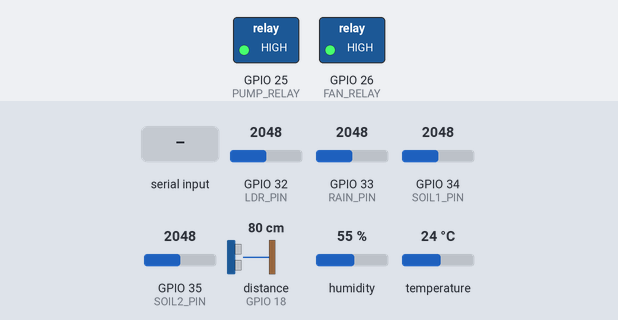
The sketch below on a simulated ESP32. Parts: switched loads named in the sketch (green lamp = pin HIGH). Wiring (inferred from the names in the program): ultrasonic range finder: trigger GPIO 5; echo GPIO 18. The test bench sets the inputs (shaded band); at power-on: temperature 24 °C, distance to the obstacle (sensor on GPIO 18) 80 cm, GPIO 33 (RAIN_PIN) = 2048, GPIO 32 (LDR_PIN) = 2048, GPIO 34 (SOIL1_PIN) = 2048, GPIO 35 (SOIL2_PIN) = 2048, humidity 55 % (analog values on the 0–4095 scale). The echo pulse lasts 58.3 µs per cm; WiFi joins after 1.5 s; servers stay silent unless stated; uploads are accepted with an empty reply; pins used as bus, display or sensor lines are not drawn; what the sketch prints to the serial monitor is not drawn.

Above: at 3.4 s.
3.5 s: temperature set to 33 °C
7.7 s: temperature set to 36 °C
At 9.5 s:
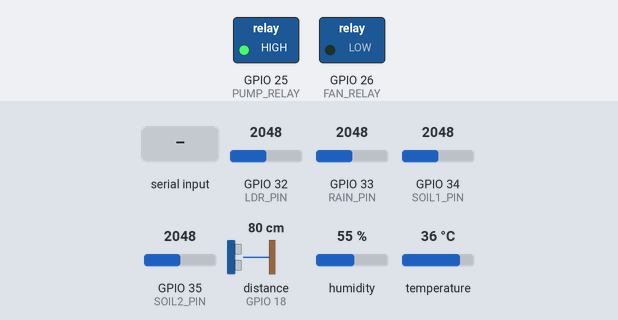
9.8 s: "PUMP_ON\n" received over Serial
At 11.0 s:
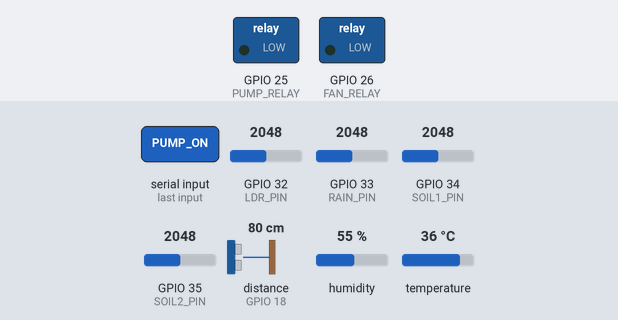
13.8 s: distance to the obstacle (sensor on GPIO 18) set to 2 cm
16.0 s: GPIO 33 (RAIN_PIN) set to 2209
17.6 s: GPIO 33 (RAIN_PIN) set to 2339
At 19.6 s:
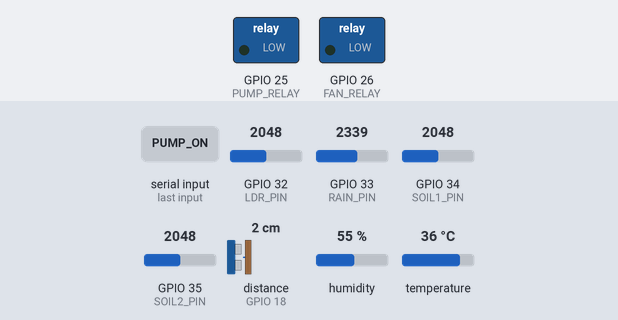
Timing chart, 0 to 20.9 s (numbered marks = the images above; inputs shaded):
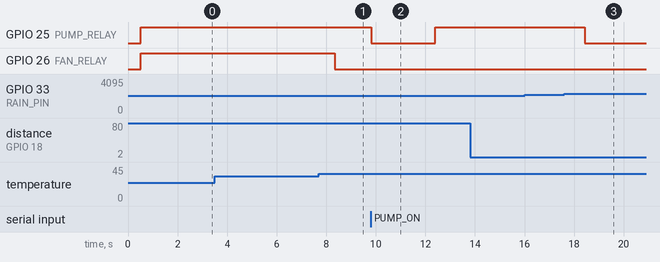

Measured:
- the behaviour switches between 34 and 35 °C on temperature (found by bisection; images 0 and 1)
- after the input at 3.5 s, every drawn part: stays the same
- after the input at 7.7 s, GPIO 26 (FAN_RELAY): HIGH → LOW after 0.64 s
- after the input at 9.8 s, GPIO 25 (PUMP_RELAY): HIGH → LOW at once, → HIGH 2.6 s later
- after the input at 13.8 s, every drawn part: stays the same
- after the input at 16.0 s, every drawn part: stays the same
- after the input at 17.6 s, GPIO 25 (PUMP_RELAY): HIGH → LOW after 0.83 s

The sketch:

agrisense_devkit_v1_sensors_sheets.ino
```cpp
/* =========================================================================
   AgriSense DevKit V1 — Dedicated Master Sensor Node & Google Sheets Ingestion
   =========================================================================
   Target Board: ESP32 DevKit V1 (ESP-WROOM-32 / 30-pin or 38-pin NodeMCU)

   Role in AgriSense Architecture:
     • Dedicated 100% to Sensor Acquisition & Actuator Control
     • Transmits live telemetry to Google Sheets every 6 seconds
     • Transmits live telemetry to FastAPI Cloud Backend every 10 seconds
     • Reads remote manual override pump/fan commands from Google Sheets Edge_Controls tab
     • Simultaneous USB Serial JSON (115200 baud) for 1-click Web Serial in browser
     • Edge autonomous fail-safe: Automatically halts pump if soil saturation > 85%,
       if rain is active (> 45%), if water tank is low, or continuous run > 15 mins.

   Hardware Pinout (ESP32 DevKit V1):
     • DHT11 (Air Temperature & Humidity):   GPIO 4
     • Soil Moisture Sensor 1:                GPIO 34 (ADC1_CH6 - Input Only)
     • Soil Moisture Sensor 2:                GPIO 35 (ADC1_CH7 - Input Only)
     • LDR Light / Solar Radiation Sensor:    GPIO 32 (ADC1_CH4)
     • Raindrop / Precipitation Sensor:       GPIO 33 (ADC1_CH5)
     • HC-SR04 Ultrasonic (Water Tank Level): TRIG -> GPIO 5, ECHO -> GPIO 18
     • Water Pump Relay (Active LOW):         GPIO 25
     • Cooling Fan Relay (Active LOW):        GPIO 26
   ========================================================================= */

#include <WiFi.h>
#include <WiFiMulti.h>
#include <HTTPClient.h>
#include <WiFiClientSecure.h>
#include <DHT.h>

WiFiMulti wifiMulti;

// -------------------- 1. WI-FI & CLOUD CONFIGURATION --------------------
const char* WIFI_SSID   = "inaya_hotspot";
const char* WIFI_PASS_1 = "inaya0707";
const char* WIFI_PASS_2 = "inaya0707";

// Google Apps Script Web App Endpoint for Google Sheets
const char* WEB_APP_URL =
  "https://script.google.com/macros/s/"
  "AKfycbyZAxjIK1vonWr0GLVNmAjfGh18zScATZFUSVaEVl7jfeKrSzMFmDVAX4TqjOhuwNikNA"
  "/exec";

// FastAPI Cloud Backend (Render Primary & Hotspot Gateway Fallback)
const char* FASTAPI_URLS[] = {
  "https://agrisense-backend-kb22.onrender.com/api/sensors/ingest",
  "http://192.168.43.1:8000/api/sensors/ingest"
};
const int NUM_FASTAPI_ENDPOINTS = 2;

// -------------------- 2. PIN DEFINITIONS --------------------
#define DHT_PIN       4
#define DHT_TYPE      DHT11

#define SOIL1_PIN     34
#define SOIL2_PIN     35
#define LDR_PIN       32
#define RAIN_PIN      33

#define TRIG_PIN      5
#define ECHO_PIN      18

#define PUMP_RELAY    25
#define FAN_RELAY     26

// Active-LOW Relays (LOW = Relay Energized / ON, HIGH = De-energized / OFF)
#define RELAY_ON      LOW
#define RELAY_OFF     HIGH

// -------------------- 3. AGRONOMIC THRESHOLDS --------------------
#define SOIL_DRY_PCT        70.0f // Auto pump ON when soil average < 32%
#define SOIL_SATURATED_PCT  85.0f // Emergency pump OFF if soil > 85%
#define RAIN_SUPPRESS_PCT   45.0f // Inhibit irrigation if rain > 45%
#define FAN_ON_TEMP         34.0f // Auto fan ON when air temp > 34°C
#define TANK_EMPTY_CM       25.0f // Water tank low if surface distance > 25cm
#define MAX_PUMP_RUN_MS     900000UL // 15-minute continuous run safety cutoff

// -------------------- 4. GLOBAL INSTANCES & VARIABLES --------------------
DHT dht(DHT_PIN, DHT_TYPE);

float curAirTemp = 28.5f;
float curAirHum  = 65.0f;
int   curSoil1   = 45;
int   curSoil2   = 48;
int   curSoilAvg = 46;
int   curLight   = 55;
int   curRain    = 0;
float curTankCm  = 12.0f;
float curTankPct = 80.0f;

bool pumpState            = false;
bool fanState             = false;
bool autoMode             = true;
bool manualOverrideActive = false;

unsigned long pumpStartTime   = 0;
unsigned long lastSensorRead  = 0;
unsigned long lastSheetSync   = 0;
unsigned long lastFastApiSync = 0;

void printVisualDashboard();

// -------------------- 5. ACTUATOR CONTROL --------------------
void setPump(bool state) {
  pumpState = state;
  digitalWrite(PUMP_RELAY, state ? RELAY_ON : RELAY_OFF);
  if (state) pumpStartTime = millis();
}

void setFan(bool state) {
  fanState = state;
  digitalWrite(FAN_RELAY, state ? RELAY_ON : RELAY_OFF);
}

// -------------------- 6. SENSOR ACQUISITION & LOGIC --------------------
float toPercent(int raw) {
  return constrain((4095.0f - (float)raw) / 4095.0f * 100.0f, 0.0f, 100.0f);
}

float readUltrasonicTankCm() {
  digitalWrite(TRIG_PIN, LOW);
  delayMicroseconds(2);
  digitalWrite(TRIG_PIN, HIGH);
  delayMicroseconds(10);
  digitalWrite(TRIG_PIN, LOW);
  long duration = pulseIn(ECHO_PIN, HIGH, 30000);
  if (duration <= 0) return -1.0f;
  return (float)duration * 0.0343f / 2.0f;
}

void readAllSensors() {
  float t = dht.readTemperature();
  float h = dht.readHumidity();
  if (!isnan(t) && t > -20.0f && t < 70.0f) curAirTemp = t;
  if (!isnan(h) && h >= 0.0f && h <= 100.0f) curAirHum = h;

  curSoil1   = (int)round(toPercent(analogRead(SOIL1_PIN)));
  curSoil2   = (int)round(toPercent(analogRead(SOIL2_PIN)));
  curSoilAvg = (curSoil1 + curSoil2) / 2;

  curLight = (int)round(((float)analogRead(LDR_PIN) / 4095.0f) * 100.0f);
  curRain  = (int)round(toPercent(analogRead(RAIN_PIN)));

  float cm = readUltrasonicTankCm();
  if (cm > 0.0f) {
    curTankCm = cm;
    curTankPct = constrain((25.0f - cm) / 20.0f * 100.0f, 0.0f, 100.0f);
  }

  bool tankLow = (curTankCm > 0.0f && curTankCm > TANK_EMPTY_CM);

  // Autonomous Edge Decision Logic (only when NOT manually overridden)
  if (autoMode && !manualOverrideActive) {
    bool shouldIrrigate = (curSoilAvg < SOIL_DRY_PCT) && (curRain < RAIN_SUPPRESS_PCT) && !tankLow;
    if (shouldIrrigate && !pumpState) {
      setPump(true);
      Serial.println(F("[AUTO] Soil dry (<32%) & No rain -> Pump ON"));
    } else if (!shouldIrrigate && pumpState) {
      setPump(false);
      Serial.println(F("[AUTO] Soil replenished or rain active -> Pump OFF"));
    }

    bool shouldCool = (curAirTemp > FAN_ON_TEMP);
    if (shouldCool != fanState) {
      setFan(shouldCool);
      Serial.printf("[AUTO] Air Temp: %.1f°C -> Fan %s\n", curAirTemp, shouldCool ? "ON" : "OFF");
    }
  }

  // 15-Minute Continuous Pump Run Cutoff Safety
  if (pumpState && (millis() - pumpStartTime > MAX_PUMP_RUN_MS)) {
    setPump(false);
    manualOverrideActive = false;
    Serial.println(F("[SAFETY] 15-minute max pump timeout reached. Pump halted."));
  }

  // 1. Instant 1-Line Real-Time Sensor Telemetry (Updated every 1 second)
  Serial.printf(">>> [LIVE SENSORS] Temp: %.1f°C | Hum: %.1f%% | Soil1: %d%% | Soil2: %d%% (Avg: %d%%) | Light: %d%% | Rain: %d%% | Tank: %.1f cm (%.0f%%) | Pump: %s | Mode: %s\n",
    curAirTemp, curAirHum, curSoil1, curSoil2, curSoilAvg, curLight, curRain, curTankCm, curTankPct,
    pumpState ? "ON" : "OFF",
    manualOverrideActive ? "MANUAL_SHEETS" : (autoMode ? "AUTO" : "MANUAL_SERIAL")
  );

  // 2. Beautiful Visual HUD Terminal Dashboard
  printVisualDashboard();

  // 3. Single-line JSON Output for Web Serial Browser integration
  Serial.printf(
    "{\"airTemp\":%.1f,\"airHumidity\":%.1f,\"soilAvg\":%d,\"soil1\":%d,\"soil2\":%d,\"light\":%d,\"rain\":%d,\"tankPct\":%.1f,\"pump\":%s,\"fan\":%s,\"mode\":\"%s\"}\n",
    curAirTemp, curAirHum, curSoilAvg, curSoil1, curSoil2, curLight, curRain, curTankPct,
    pumpState ? "true" : "false", fanState ? "true" : "false",
    manualOverrideActive ? "manual_override" : (autoMode ? "auto" : "manual")
  );
}

// -------------------- 7. GOOGLE SHEETS CLOUD SYNC & EDGE CONTROLS --------------------
void syncWithGoogleSheets() {
  if (WiFi.status() != WL_CONNECTED) return;

  WiFiClientSecure secClient;
  secClient.setInsecure(); // Essential for Google Apps Script HTTPS & redirects

  HTTPClient http;
  String url = String(WEB_APP_URL) + "?sts=write";
  url += "&zone=Zone%20A";
  url += "&air_temp=" + String(curAirTemp, 1);
  url += "&air_humidity=" + String(curAirHum, 1);
  url += "&soil_moisture_1=" + String(curSoil1);
  url += "&soil_moisture_2=" + String(curSoil2);
  url += "&soil_average=" + String(curSoilAvg);
  url += "&light_pct=" + String(curLight);
  url += "&rain_pct=" + String(curRain);
  url += "&pump=" + String(pumpState ? "true" : "false");
  url += "&pump_state=" + String(pumpState ? "true" : "false");
  url += "&fan=" + String(fanState ? "true" : "false");
  url += "&fan_state=" + String(fanState ? "true" : "false");
  url += "&tankPct=" + String(curTankPct, 1);
  url += "&waterTank=" + String(curTankPct, 1);

  http.begin(secClient, url);
  http.setFollowRedirects(HTTPC_STRICT_FOLLOW_REDIRECTS);
  http.setTimeout(4500);

  int httpCode = http.GET();
  if (httpCode > 0) {
    String response = http.getString();
    Serial.printf("📊 [GOOGLE SHEETS] Sync OK (HTTP %d) -> Logged row to Live_Telemetry!\n", httpCode);

    // Read remote Edge_Controls commands from Google Sheet
    bool hasOverride = (response.indexOf("\"manual_override\":true") >= 0) ||
                       (response.indexOf("\"manual_override\": true") >= 0);

    bool cmdPumpOn   = (response.indexOf("\"pump_command\":true") >= 0) ||
                       (response.indexOf("\"pump_command\": true") >= 0) ||
                       (response.indexOf("\"pump\":true") >= 0) ||
                       (response.indexOf("\"pump\": true") >= 0);

    bool cmdPumpOff  = (response.indexOf("\"pump_command\":false") >= 0) ||
                       (response.indexOf("\"pump_command\": false") >= 0) ||
                       (response.indexOf("\"pump\":false") >= 0) ||
                       (response.indexOf("\"pump\": false") >= 0);

    bool cmdEmergency = (response.indexOf("\"emergency_stop\":true") >= 0) ||
                        (response.indexOf("\"emergency_stop\": true") >= 0);

    if (cmdEmergency) {
      setPump(false);
      setFan(false);
      manualOverrideActive = true;
      Serial.println(F("🚨 [SHEET EMERGENCY STOP] All actuators halted from Google Sheet!"));
    } else if (hasOverride) {
      manualOverrideActive = true;
      if (cmdPumpOn && !pumpState) {
        setPump(true);
        Serial.println(F("⚡ [SHEET COMMAND] Manual Override: Pump set to ON from Edge_Controls tab"));
      } else if (cmdPumpOff && pumpState) {
        setPump(false);
        Serial.println(F("🛑 [SHEET COMMAND] Manual Override: Pump set to OFF from Edge_Controls tab"));
      }
    } else {
      // Return to autonomous agronomic control when set to AUTO in Edge_Controls
      if (manualOverrideActive) {
        Serial.println(F("🌿 [SHEET COMMAND] Edge Controls set to AUTO -> Autonomous loop resumed"));
      }
      manualOverrideActive = false;
    }
  } else {
    Serial.printf("⚠️ [SHEETS] Sync Notice: %s\n", http.errorToString(httpCode).c_str());
  }
  http.end();
}

// -------------------- 8. FASTAPI BACKEND SYNC --------------------
void syncWithFastApi() {
  if (WiFi.status() != WL_CONNECTED) return;

  String payload = String("{") +
    "\"soil_moisture_1\":" + String(curSoil1) + "," +
    "\"soil_moisture_2\":" + String(curSoil2) + "," +
    "\"soil_average\":" + String(curSoilAvg) + "," +
    "\"air_temp\":" + String(curAirTemp, 1) + "," +
    "\"air_humidity\":" + String(curAirHum, 1) + "," +
    "\"light_pct\":" + String(curLight) + "," +
    "\"rain_pct\":" + String(curRain) + "," +
    "\"tank_cm\":" + String(curTankCm, 1) + "," +
    "\"tank_level_pct\":" + String(curTankPct, 1) + "," +
    "\"waterTank\":" + String(curTankPct, 1) + "," +
    "\"pump_state\":" + (pumpState ? "true" : "false") + "," +
    "\"pump\":" + (pumpState ? "true" : "false") + "," +
    "\"fan_state\":" + (fanState ? "true" : "false") + "," +
    "\"source\":\"esp32_devkit_v1\"," +
    "\"chip\":\"ESP32-DevKitV1-Hardware\"" +
    "}";

  for (int i = 0; i < NUM_FASTAPI_ENDPOINTS; i++) {
    HTTPClient http;
    bool isHttps = (strncmp(FASTAPI_URLS[i], "https://", 8) == 0);

    if (isHttps) {
      WiFiClientSecure secClient;
      secClient.setInsecure();
      http.begin(secClient, FASTAPI_URLS[i]);
    } else {
      http.begin(FASTAPI_URLS[i]);
    }

    http.addHeader("Content-Type", "application/json");
    http.setTimeout(1500);

    int code = http.POST(payload);
    if (code > 0) {
      String resp = http.getString();
      // Only execute emergency stop or cloud halt if explicitly triggered
      if (resp.indexOf("\"emergency_stop\":true") != -1 || resp.indexOf("\"status\":\"halted\"") != -1) {
        if (pumpState) {
          setPump(false);
          manualOverrideActive = true;
          Serial.println(F("🛑 [EMERGENCY STOP] Pump halted by Cloud Command"));
        }
      }
      http.end();
      break; // Successfully delivered live readings to website backend
    }
    http.end();
  }
}

// -------------------- 9. SETUP & MAIN LOOP --------------------
void setup() {
  Serial.begin(115200);
  delay(400);

  Serial.println(F("\n\n"));
  Serial.println(F("  █████╗  ██████╗ ██████╗ ██╗███████╗███████╗███╗   ██╗███████╗███████╗"));
  Serial.println(F(" ██╔══██╗██╔════╝ ██╔══██╗██║██╔════╝██╔════╝████╗  ██║██╔════╝██╔════╝"));
  Serial.println(F(" ███████║██║  ███╗██████╔╝██║███████╗█████╗  ██╔██╗ ██║███████╗█████╗  "));
  Serial.println(F(" ██╔══██║██║   ██║██╔══██╗██║╚════██║██╔══╝  ██║╚██╗██║╚════██║██╔══╝  "));
  Serial.println(F(" ██║  ██║╚██████╔╝██║  ██║██║███████║███████╗██║ ╚████║███████║███████╗"));
  Serial.println(F(" ╚═╝  ╚═╝ ╚═════╝ ╚═╝  ╚═╝╚═╝╚══════╝╚══════╝╚═╝  ╚═══╝╚══════╝╚══════╝"));
  Serial.println(F("               🌱 PRECISION AGRICULTURE EDGE IoT SYSTEM                "));
  Serial.println(F("        BAL BHARATI PUBLIC SCHOOL — RESEARCH & INNOVATION CELL         "));
  Serial.println(F("========================================================================\n"));

  // 1. Hardware Pin Configurations
  pinMode(PUMP_RELAY, OUTPUT);
  digitalWrite(PUMP_RELAY, RELAY_OFF);
  pinMode(FAN_RELAY, OUTPUT);
  digitalWrite(FAN_RELAY, RELAY_OFF);

  pinMode(SOIL1_PIN, INPUT);
  pinMode(SOIL2_PIN, INPUT);
  pinMode(LDR_PIN, INPUT);
  pinMode(RAIN_PIN, INPUT);

  pinMode(TRIG_PIN, OUTPUT);
  digitalWrite(TRIG_PIN, LOW);
  pinMode(ECHO_PIN, INPUT);

  // 2. ADC Calibration (12-bit, 0-3.3V attenuation)
  analogReadResolution(12);
  analogSetAttenuation(ADC_11db);

  dht.begin();

  // 3. Wi-Fi Multi Connection (Auto-switches to "mear man" or "mera man")
  Serial.printf("[WIFI] Connecting to '%s'...\n", WIFI_SSID);
  WiFi.mode(WIFI_STA);
  WiFi.setAutoReconnect(true);
  WiFi.persistent(true);
  wifiMulti.addAP(WIFI_SSID, WIFI_PASS_1);
  wifiMulti.addAP(WIFI_SSID, WIFI_PASS_2);

  int attempts = 0;
  while (wifiMulti.run() != WL_CONNECTED && attempts < 20) {
    delay(300);
    Serial.print(".");
    attempts++;
  }

  if (WiFi.status() == WL_CONNECTED) {
    Serial.printf("\n✓ [WIFI] Connected! Node IP: %s\n", WiFi.localIP().toString().c_str());
    Serial.println(F("✓ [GOOGLE SHEETS] Ready to log sensor rows live every 6s"));
    Serial.println(F("✓ [EDGE CONTROLS] Ready to read manual pump overrides from Google Sheet"));
  } else {
    Serial.println(F("\n⚠️ [WIFI] Hotspot not connected. Operating in autonomous 1s USB Serial mode."));
  }

  readAllSensors();
}

void loop() {
  unsigned long now = millis();

  // 1. Instant Sensor Acquisition & Serial Output (Every 1000ms = 1 second fast pace!)
  if (now - lastSensorRead >= 1000) {
    lastSensorRead = now;
    readAllSensors();
  }

  // 2. Google Sheets Cloud Logging & Edge Controls Sync (Every 6 seconds)
  if (WiFi.status() == WL_CONNECTED && (now - lastSheetSync >= 6000)) {
    lastSheetSync = now;
    syncWithGoogleSheets();
  }

  // 3. FastAPI Cloud Synchronization (Every 10 seconds - forwards real readings to Website)
  if (WiFi.status() == WL_CONNECTED && (now - lastFastApiSync >= 10000)) {
    lastFastApiSync = now;
    syncWithFastApi();
  }

  // 4. Two-Way Serial Command Listener
  if (Serial.available()) {
    String cmd = Serial.readStringUntil('\n');
    cmd.trim();
    if (cmd == "PUMP_ON")   { manualOverrideActive = true; setPump(true);  Serial.println(F("⚡ [USB] Pump forced ON")); }
    if (cmd == "PUMP_OFF")  { manualOverrideActive = true; setPump(false); Serial.println(F("🛑 [USB] Pump forced OFF")); }
    if (cmd == "FAN_ON")    { manualOverrideActive = true; setFan(true);   Serial.println(F("⚡ [USB] Fan forced ON")); }
    if (cmd == "FAN_OFF")   { manualOverrideActive = true; setFan(false);  Serial.println(F("🛑 [USB] Fan forced OFF")); }
    if (cmd == "AUTO_ON")   { manualOverrideActive = false; autoMode = true; Serial.println(F("🌿 [USB] Auto mode ON")); }
    if (cmd == "AUTO_OFF")  { autoMode = false; Serial.println(F("⚙️ [USB] Auto mode OFF")); }
  }

  delay(20);
}

// -------------------- 6B. BEAUTIFUL VISUAL HUD DASHBOARD --------------------
static void printProgressBar(float pct, int width = 8) {
  int filled = constrain((int)round((pct / 100.0f) * width), 0, width);
  Serial.print(F("["));
  for (int i = 0; i < filled; i++) Serial.print(F("="));
  if (filled < width) Serial.print(F(">"));
  for (int i = filled + 1; i < width; i++) Serial.print(F(" "));
  Serial.printf("] %4.0f%%", pct);
}

void printVisualDashboard() {
  unsigned long s = millis() / 1000;
  int hrs = s / 3600;
  int mins = (s % 3600) / 60;
  int secs = s % 60;

  Serial.println(F("\n+======================================================================================+"));
  Serial.println(F("|        🌱  AGRISENSE DEVKIT V1  |  MASTER SENSOR & TELEMETRY HUD                     |"));
  Serial.println(F("+======================================================================================+"));
  Serial.printf("| 📶 Wi-Fi: %-14s | ⏱️ Uptime: %02d:%02d:%02d | ⚙️ Mode: %-9s | 📡 Baud: 115200  |\n",
    WiFi.status() == WL_CONNECTED ? "[ONLINE]" : "[OFFLINE]",
    hrs, mins, secs,
    manualOverrideActive ? "MANUAL_OVR" : (autoMode ? "AUTO" : "MANUAL")
  );
  if (WiFi.status() == WL_CONNECTED) {
    Serial.printf("| 🌐 Node IP: %-15s | 📊 Sheets: [READY]      | ☁️ FastAPI: [READY]           |\n",
      WiFi.localIP().toString().c_str()
    );
  }
  Serial.println(F("+--------------------------------------------------------------------------------------+"));
  Serial.println(F("| [1] 🌡️  MICROCLIMATE & ATMOSPHERE                                                    |"));
  Serial.printf("|   • Air Temp   : %5.1f °C       • Humidity  : %5.1f %%         • Light Level: %5d %%   |\n",
    curAirTemp, curAirHum, curLight);
  Serial.printf("|   • Rain Gauge : %5d %% (%-4s)   • Tank Depth: %5.1f cm        • Run Timer  : %5lu s   |\n",
    curRain, curRain > 10 ? "WET" : "DRY", curTankCm, pumpState ? (millis() - pumpStartTime)/1000 : 0);
  Serial.println(F("+--------------------------------------------------------------------------------------+"));
  Serial.println(F("| [2] 🌱  SOIL MOISTURE ROOT MATRIX                                                    |"));
  Serial.print(F("|   • Soil 1 (Pin 34): ")); printProgressBar(curSoil1, 8);
  Serial.print(F("  • Soil 2 (Pin 35): ")); printProgressBar(curSoil2, 8);
  Serial.println(F(" |"));
  Serial.print(F("|   • Soil Average   : ")); printProgressBar(curSoilAvg, 8);
  Serial.printf("  • Soil Status    : %-23s |\n",
    curSoilAvg < SOIL_DRY_PCT ? "DRY (Irrigation Needed)" : (curSoilAvg > 75 ? "SATURATED (Moist)" : "OPTIMAL"));
  Serial.println(F("+--------------------------------------------------------------------------------------+"));
  Serial.println(F("| [3] 💧  ACTUATORS & IRRIGATION SAFETY                                                |"));
  Serial.print(F("|   • Water Tank     : ")); printProgressBar(curTankPct, 8);
  Serial.printf("  • Tank Low Cutoff: %-23s |\n", curTankCm > TANK_EMPTY_CM ? "YES (Pump Protected)" : "NO (Reservoir Good)");
  Serial.printf("|   • Main Water Pump: [%-12s]    • Fan Cooler     : [%-12s]       |\n",
    pumpState ? "ON (ACTIVE)" : "OFF (STANDBY)",
    fanState ? "ON (COOLING)" : "OFF (STANDBY)");
  Serial.printf("|   • Agronomic Status: %-67s |\n",
    manualOverrideActive ? "Manual override active via Edge Controls tab in Google Sheet." :
    (curSoilAvg < SOIL_DRY_PCT ? (curRain >= RAIN_SUPPRESS_PCT ? "Rain active: Irrigation suppressed to conserve water." : "Soil dry: Smart pump irrigating crop roots.") : "Soil moisture optimal: Crop in healthy transpiration zone."));
  Serial.println(F("+======================================================================================+"));
}
```
